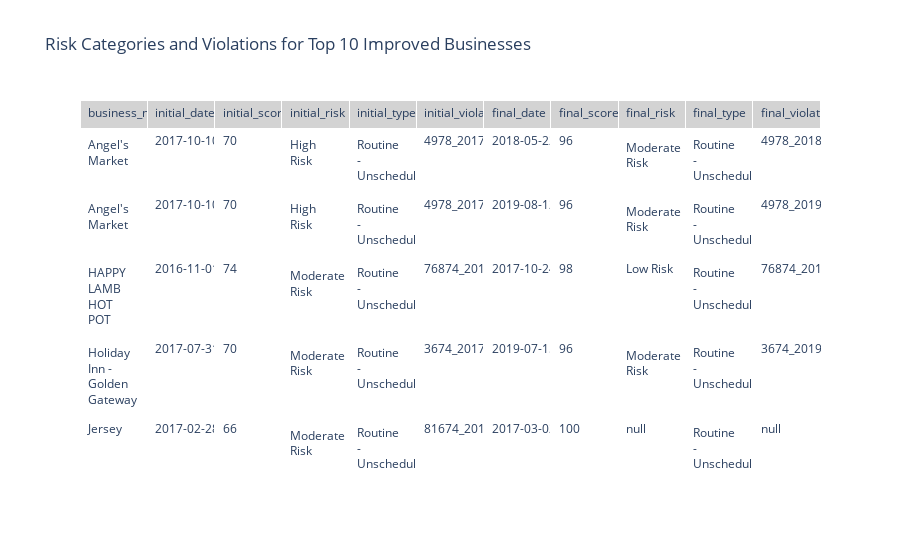

Notebook source saved alongside this figure:
### Code cell
import plotly.graph_objects as go

fig = go.Figure(data=[go.Table(
    header=dict(values=list(risk_summary.columns), fill_color='lightgray', align='left'),
    cells=dict(values=[risk_summary[col] for col in risk_summary.columns], fill_color='white', align='left'))
])

fig.update_layout(title='Risk Categories and Violations for Top 10 Improved Businesses')
fig.show()

### Figure 1 — Plotly figure (JSON) as saved in the notebook; plotly's stock layout.template omitted (floating-point values rounded to 4 significant figures)
{"data": [{"cells": {"align": "left", "fill": {"color": "white"}, "values": [["Angel's Market", "Angel's Market", "HAPPY LAMB HOT POT", "Holiday Inn - Golden Gateway", "Jersey", "LA TRAVIATA", "Mi Tierra Market", "Mid City Market", "Peninsula Seafood Restaurant", "SO", "Wing Lee BBQ Restaurant"], ["2017-10-10T00:00:00.000", "2017-10-10T00:00:00.000", "2016-11-01T00:00:00.000", "2017-07-31T00:00:00.000", "2017-02-28T00:00:00.000", "2017-07-06T00:00:00.000", "2017-07-24T00:00:00.000", "2017-06-29T00:00:00.000", "2017-03-15T00:00:00.000", "2017-01-30T00:00:00.000", "2017-05-01T00:00:00.000"], [70.0, 70.0, 74.0, 70.0, 66.0, 62.0, 57.0, 64.0, 58.0, 60.0, 59.0], ["High Risk", "High Risk", "Moderate Risk", "Moderate Risk", "Moderate Risk", "Low Risk", "Low Risk", "Moderate Risk", "Moderate Risk", "High Risk", "Moderate Risk"], ["Routine - Unscheduled", "Routine - Unscheduled", "Routine - Unscheduled", "Routine - Unscheduled", "Routine - Unscheduled", "Routine - Unscheduled", "Routine - Unscheduled", "Routine - Unscheduled", "Routine - Unscheduled", "Routine - Unscheduled", "Routine - Unscheduled"], ["4978_20171010_103108", "4978_20171010_103108", "76874_20161101_103132", "3674_20170731_103119", "81674_20170228_103131", "2359_20170706_103153", "66961_20170724_103142", "36673_20170629_103133", "66874_20170315_103116", "61861_20170130_103108", "80242_20170501_103131"], ["2018-05-22T00:00:00.000", "2019-08-12T00:00:00.000", "2017-10-24T00:00:00.000", "2019-07-15T00:00:00.000", "2017-03-02T00:00:00.000", "2019-02-28T00:00:00.000", "2019-09-05T00:00:00.000", "2019-04-23T00:00:00.000", "2019-01-04T00:00:00.000", "2017-12-14T00:00:00.000", "2019-01-29T00:00:00.000"], [96.0, 96.0, 98.0, 96.0, 100.0, 88.0, 93.0, 89.0, 86.0, 85.0, 90.0], ["Moderate Risk", "Moderate Risk", "Low Risk", "Moderate Risk", null, "Moderate Risk", "High Risk", "High Risk", "Low Risk", "Low Risk", "Moderate Risk"], ["Routine - Unscheduled", "Routine - Unscheduled", "Routine - Unscheduled", "Routine - Unscheduled", "Routine - Unscheduled", "Routine - Unscheduled", "Routine - Unscheduled", "Routine - Unscheduled", "Routine - Unscheduled", "Routine - Unscheduled", "Routine - Unscheduled"], ["4978_20180522_103123", "4978_20190812_103133", "76874_20171024_103139", "3674_20190715_103120", null, "2359_20190228_103124", "66961_20190905_103103", "36673_20190423_103114", "66874_20190104_103154", "61861_20171214_103161", "80242_20190129_103119"]]}, "header": {"align": "left", "fill": {"color": "lightgray"}, "values": ["business_name", "initial_date", "initial_score", "initial_risk", "initial_type", "initial_violation", "final_date", "final_score", "final_risk", "final_type", "final_violation"]}, "type": "table"}], "layout": {"title": {"text": "Risk Categories and Violations for Top 10 Improved Businesses"}}}
